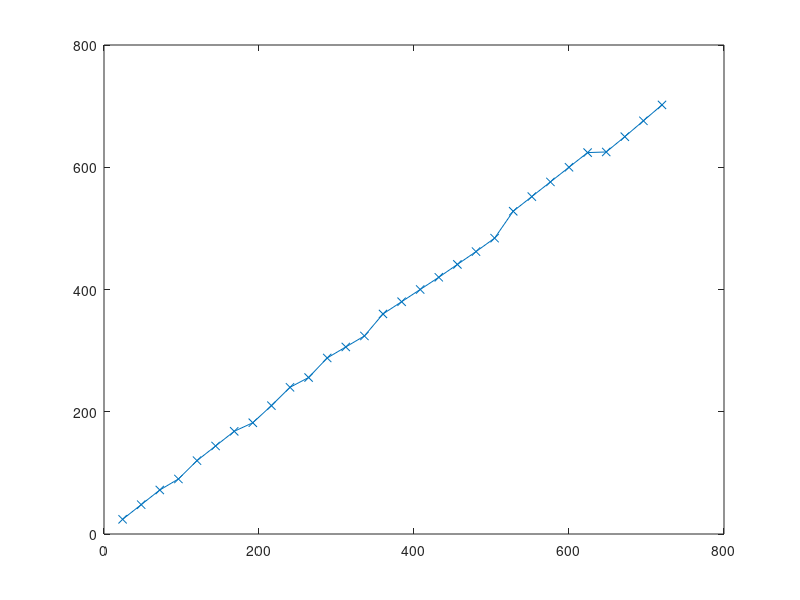

Write the MATLAB code that produced this figure.
np = (1:30) * 24;
s_grid = zeros(1, length(np));
for n = 1:length(np)
    cols = floor(sqrt(np(n)));
    rows = floor(np(n)/cols);
    s_grid(n) = rows * cols;
end

plot(np, s_grid, '-x')
